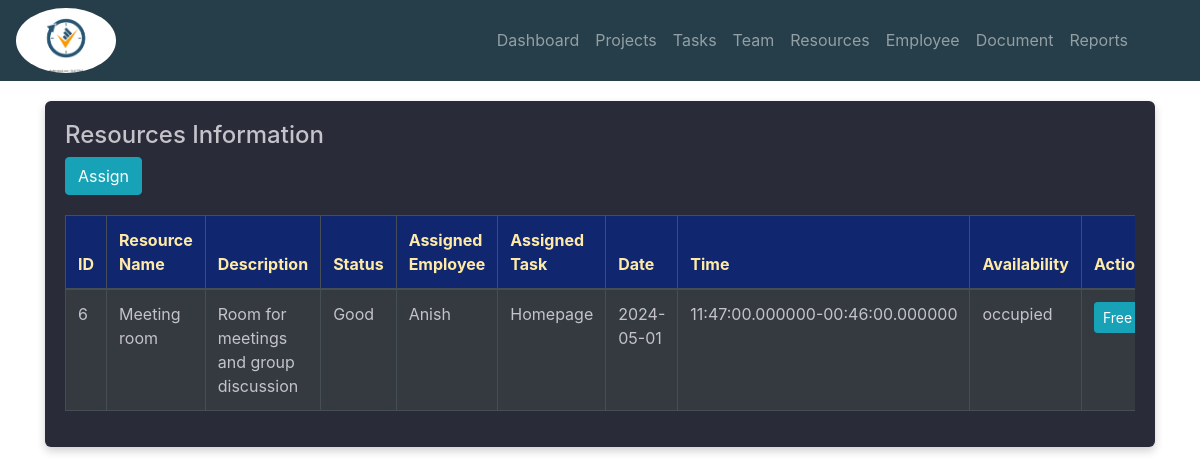
The app's page /admin/resources.php with its own data.
### tables this page shows
CREATE TABLE `allocation` (
  `alloc_id` int(11) NOT NULL,
  `res_id` int(11) NOT NULL,
  `task_id` int(11) NOT NULL,
  `emp_id` int(11) NOT NULL,
  `date` date NOT NULL,
  `start_time` time(6) DEFAULT NULL,
  `end_time` time(6) DEFAULT NULL
);

CREATE TABLE `resources` (
  `res_id` int(11) NOT NULL,
  `name` varchar(20) NOT NULL,
  `description` text NOT NULL,
  `status` varchar(20) NOT NULL,
  `availability` varchar(20) DEFAULT 'free'
);

CREATE TABLE `employee` (
  `emp_id` int(11) NOT NULL,
  `name` varchar(20) NOT NULL,
  `role` varchar(20) NOT NULL,
  `email` varchar(40) NOT NULL,
  `resume` longblob DEFAULT NULL,
  `gender` varchar(10) NOT NULL
);

CREATE TABLE `task` (
  `task_id` int(11) NOT NULL,
  `name` varchar(20) NOT NULL,
  `start_time` datetime DEFAULT NULL,
  `end_time` datetime DEFAULT NULL,
  `description` text NOT NULL
);

### admin/resources.php (the view, shortened to what this page needs)
<!DOCTYPE html>
<html lang="en">
<head>
    <link rel="stylesheet" href="https://maxcdn.bootstrapcdn.com/bootstrap/4.5.2/css/bootstrap.min.css">
    <link rel="stylesheet" href="style2.css">
</head>
<body>
    <?php
    include ("nav.php");
    ?>
    <main>
        <div class="container">
            <div class="dashboard-content">
                <h4>Resources Information</h4>
                <button class="btn btn-info" data-toggle="modal" data-target="#assignResourceModal">Assign</button>
                <div class="table-responsive">
                    <table class="table table-bordered table-dark">
                        <thead>
                            <tr>
                                <th scope="col">ID</th>
                                <th scope="col">Resource Name</th>
                                <th scope="col">Description</th>
                                <th scope="col">Status</th>
                                <th scope="col">Assigned Employee</th>
                                <th scope="col">Assigned Task</th>
                                <th scope="col">Date</th>
                                <th scope="col">Time</th>
                                <th scope="col">Availability</th>
                                <th scope="col">Actions</th>
                            </tr>
                        </thead>
                        <tbody>
                            <?php
                            include "include/config.php";
                            $sql = "SELECT resources.res_id, resources.name, resources.description, resources.status, employee.name AS employee_name, task.name AS task_name, allocation.date, allocation.start_time, allocation.end_time, resources.availability FROM allocation LEFT JOIN resources ON allocation.res_id = resources.res_id LEFT JOIN employee ON allocation.emp_id = employee.emp_id LEFT JOIN task ON allocation.task_id = task.task_id WHERE resources.availability='occupied'";
                            if ($result = mysqli_query($conn, $sql)) {
                                if (mysqli_num_rows($result) > 0) {
                                    for ($i = 0; $i <= 29; $i++) {
                                        $row = mysqli_fetch_array($result);
                                        if ($row !== null) {
                                            ?>
                                            <tr>
                                                <td><?php echo $row[0]; ?></td>
                                                <td><?php echo $row[1]; ?></td>
                                                <td><?php echo $row[2]; ?></td>
                                                <td><?php echo $row[3]; ?></td>
                                                <td><?php echo $row[4]; ?></td>
                                                <td><?php echo $row[5]; ?></td>
                                                <td><?php echo $row[6]; ?></td>
                                                <td><?php echo $row[7]; ?>-<?php echo $row[8]; ?></td>
                                                <td><?php echo $row[9]; ?></td>
                                                <td>
                                                <form action="include/freeresources.php" method="post">
                                                        <button type="submit" name="submit"
                                                            class="btn btn-info btn-sm">Free</button>
                                                    </form>
                                                </td>
                                            </tr>
                                            <?php
                                        }
                                    }
                                }
                            }
                            ?>
                        </tbody>
                    </table>
                </div>
            </div>
        </div>
    </main>
</body>
</html>

### admin/style2.css (style rules this page uses)
body { font-family: 'Montserrat', sans-serif; background-color: #1f2029; background-image: url('https://s3-us-west-2.amazonaws.com/s.cdpn.io/1462889/pat.svg'); color: #34495e; margin: 0; padding: 0; height: 100%; }
main { display: flex; padding: 20px; justify-content: center; align-items: flex-start; }

### admin/resources.php (style rules this page uses)
body { font-family: 'Poppins', sans-serif; font-weight: 300; font-size: 15px; line-height: 1.7; color: #c4c3ca; background-color: #1f2029; background-image: url('https://s3-us-west-2.amazonaws.com/s.cdpn.io/1462889/pat.svg'); overflow-x: hidden; }
main { padding: 20px; }
.container { max-width: 1500px; }
.dashboard-content { background-color: #2a2b38; color: #c4c3ca; padding: 20px; border-radius: 6px; box-shadow: 0 4px 8px 0 rgba(21, 21, 21, .2); }
.table-responsive { margin-top: 20px; }
.table th, .table td { color: #c4c3ca; }
.table thead th { background-color: #102770; color: #ffeba7; }

### records on screen
allocation: res.res_id "6", res.name "Meeting room", res.description "Room for meetings and group discussion", res.status "Good", emp.name "Anish", task.name "Homepage", date "2024-05-01", start_time "11:47:00.000000", end_time "00:46:00.000000", res.availability "occupied"
